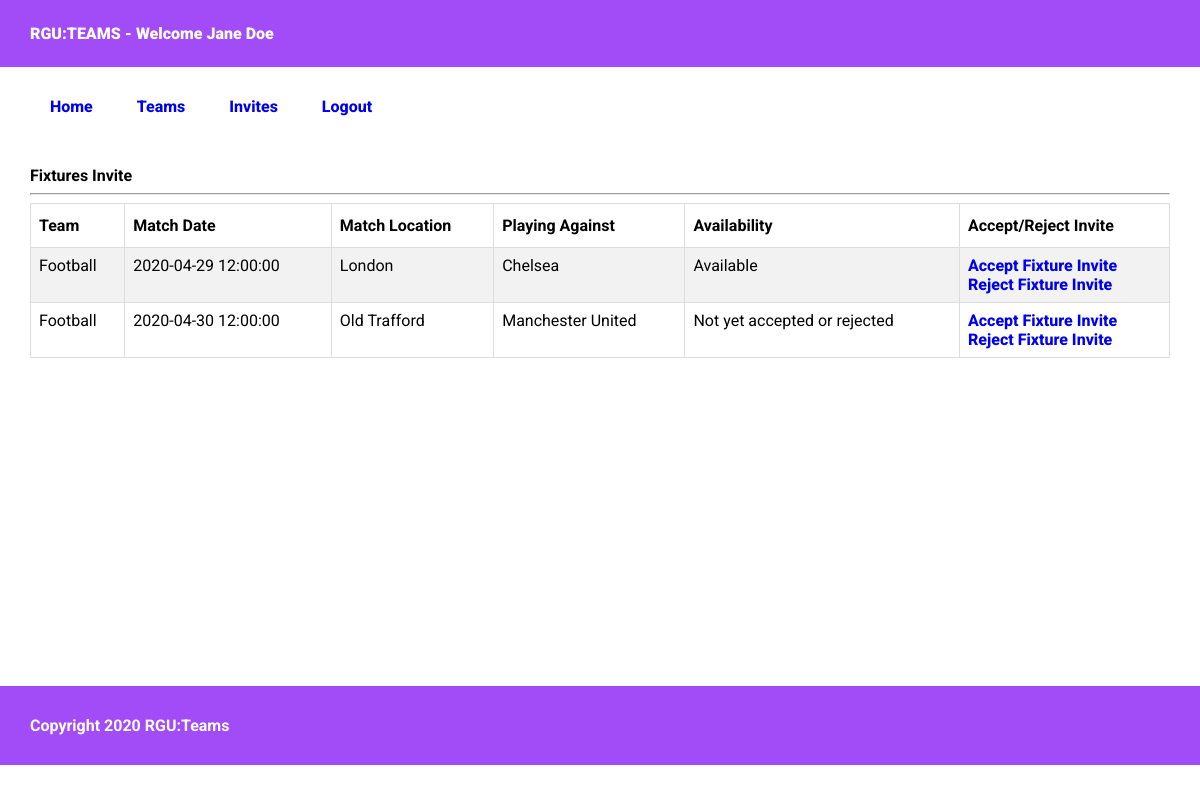
The page /students/invites.php (signed in) on the database its author committed.
### tables this page shows
CREATE TABLE `fixture_players` (
  `id` int(11) NOT NULL AUTO_INCREMENT,
  `fixture_id` int(11) DEFAULT NULL,
  `student_id` int(11) DEFAULT NULL,
  `availability` int(11) DEFAULT NULL,
  `created_at` timestamp NULL DEFAULT current_timestamp() ON UPDATE current_timestamp(),
  PRIMARY KEY (`id`)
);

CREATE TABLE `teams` (
  `id` int(11) NOT NULL AUTO_INCREMENT,
  `name` varchar(255) DEFAULT NULL,
  `manager_id` int(11) DEFAULT NULL,
  `created_at` timestamp NULL DEFAULT current_timestamp() ON UPDATE current_timestamp(),
  PRIMARY KEY (`id`)
);

CREATE TABLE `fixtures` (
  `id` int(11) NOT NULL AUTO_INCREMENT,
  `team_id` varchar(255) DEFAULT NULL,
  `away` varchar(255) DEFAULT NULL,
  `location` varchar(255) DEFAULT NULL,
  `game_date` datetime DEFAULT NULL,
  PRIMARY KEY (`id`),
  KEY `team_id` (`team_id`),
  KEY `team_id_2` (`team_id`)
);

### students/invites.php (the view, shortened to what this page needs)
<?php
require "../database/database.php";
$student_id = $_SESSION['student_id'];
$query = mysqli_query($database, "SELECT fixture_players.id AS fp_id, teams.id AS tid, fixtures.id AS fid, teams.*, fixtures.*, fixture_players.* FROM fixture_players LEFT JOIN fixtures ON fixture_players.fixture_id = fixtures.id LEFT JOIN teams ON fixtures.team_id = teams.id WHERE fixture_players.student_id = '$student_id' ORDER BY fixtures.game_date ASC") or die(mysqli_error($database));
?>
<!DOCTYPE html>
<html lang="en">
<head>
    <link rel="stylesheet" href="../assets/css/reset.css">
    <link rel="stylesheet" href="../assets/css/app.css">
</head>
<body>
    <header>
        RGU:TEAMS - Welcome <?php echo $_SESSION['student_name']; ?>
    </header>
    <?php include 'nav.php';?>
    <main>
        <h3> <b>Fixtures Invite</b> </h3>
        <hr>
        <table>
            <tr>
                <th> Team </th>
                <th> Match Date </th>
                <th> Match Location </th>
                <th> Playing Against </th>
                <th> Availability </th>
                <th> Accept/Reject Invite</th>
            </tr>
            <?php while($record = mysqli_fetch_array($query)){ ?>
                <tr>
                    <td><?php echo $record['name']; ?> </td>
                    <td><?php echo $record['game_date']; ?> </td>
                    <td><?php echo $record['location']; ?> </td>
                    <td><?php echo $record['away']; ?> </td>
                    <td>
                        <?php
                            if($record['availability'] == 1){
                                echo 'Available';
                            }elseif($record['availability'] == 2){
                                echo 'Rejected';
                            }else{
                                echo 'Not yet accepted or rejected';
                            }
                        ?>
                    </td>
                    <td>
                        <a href="operations/accept_reject_invite.php?id=<?php echo $record['fp_id'] ?>&&status=1">Accept Fixture Invite</a> <br>
                        <a href="operations/accept_reject_invite.php?id=<?php echo $record['fp_id'] ?>&&status=2">Reject Fixture Invite</a>
                    </td>
                </tr>
            <?php } ?>
        </table>
    </main>
    <footer>
        <b>Copyright 2020 RGU:Teams</b>
    </footer>
</body>
</html>

### assets/css/app.css (style rules this page uses)
body { font-family: "Roboto", sans-serif !important; }
header { background: #A24CF7; width: 95%; height: auto; color: white; font-size: 16px; font-weight: 900; margin: auto; padding: 2% 2.5% !important; }
a, nav ul li a { text-decoration: none; font-weight: 800; }
main { width: 95%; padding: 20px 2.5%; margin: auto; min-height: 500px; }
footer { background: #A24CF7; width: 95%; padding: 30px 2.5%; color: white; margin: auto; }
table { border-collapse: collapse; width: 100%; }
table td, table th { border: 1px solid #ddd; padding: 8px; }
table tr:nth-child(even) { background-color: #f2f2f2; }
table th { padding-top: 12px; padding-bottom: 12px; text-align: left; color: black; font-weight: bold; }

### rows shown on the page
fixture_players: teams.name "Football", fixture.game_date "2020-04-29 12:00:00", fixture.location "London", fixture.away "Chelsea", availability "Available"
fixture_players: teams.name "Football", fixture.game_date "2020-04-30 12:00:00", fixture.location "Old Trafford", fixture.away "Manchester United", availability "Not yet accepted or rejected"

### other values the page prints
$_SESSION['student_name'] "Jane Doe"
